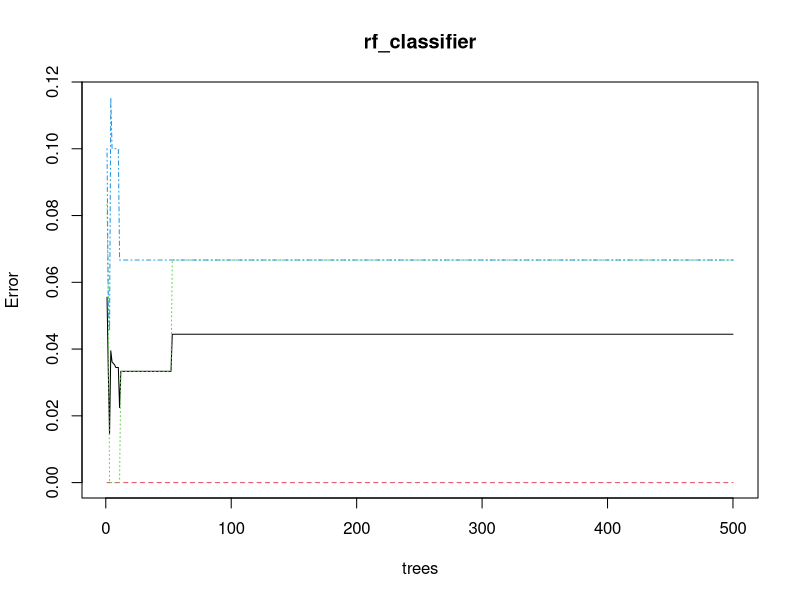
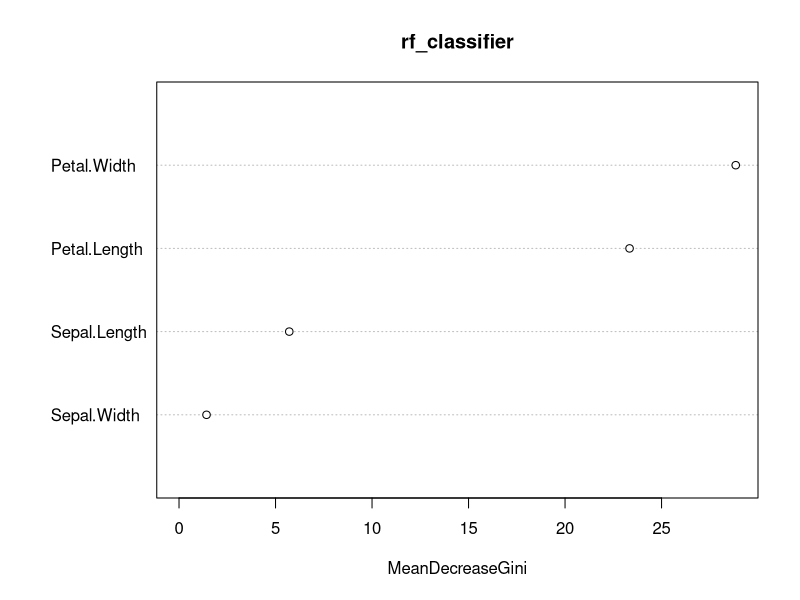

Reproduce these figures in R, in order.
#install packages
install.packages("caTools")
install.packages("randomForest")

#load the packages
library(caTools)
library(randomForest)

#Load the data and get info about it(structure)
data(iris)

str(iris)

#create samples, train and test set
samples<-sample.split(iris, SplitRatio = 0.7)
samples

training<-subset(iris, samples=="TRUE")
testing<-subset(iris, samples=="FALSE")

#fit the model
set.seed(120)
rf_classifier = randomForest(x=training[-5],
                             y=training$Species,
                             ntrees=500)
rf_classifier


#predictions on the test set
y_pred = predict(rf_classifier, newdata=testing[-5])

#plot confusion matrix btw testing and the prediction made using the model
cf_matrix=table(testing[,5],y_pred)
cf_matrix

plot(rf_classifier) #plots error rates

importance(rf_classifier) #shows important feature

varImpPlot(rf_classifier) #plots importance
